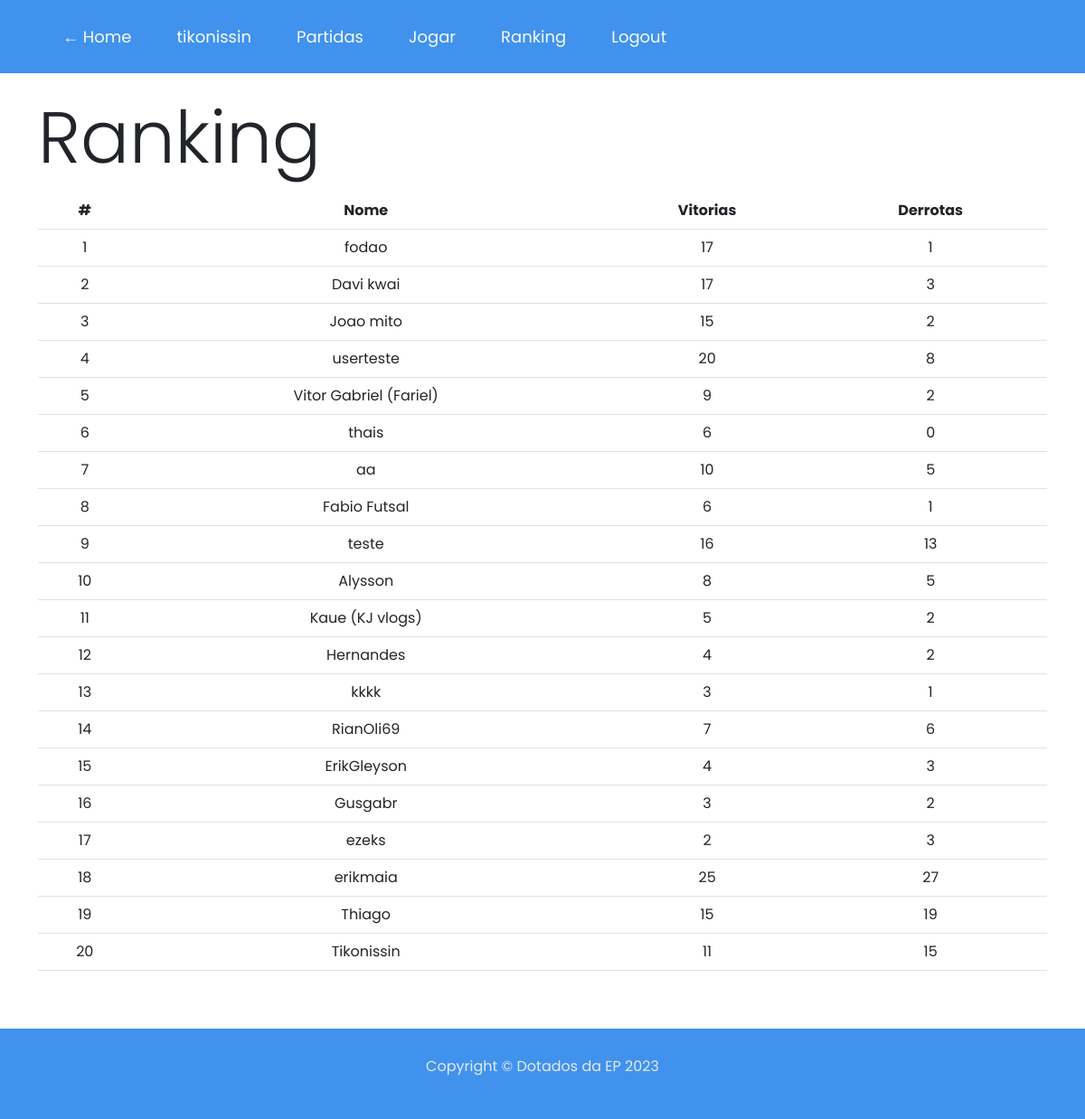
Page /ranking (signed in) on the committed database.
### tables this page shows
CREATE TABLE users (
id INTEGER PRIMARY KEY AUTOINCREMENT NOT NULL,
username TEXT NOT NULL,
hash TEXT NOT NULL);

### app.py (the view)
@app.route("/ranking")
def ranking():
    _jogadores = []
    j = {}
    users = usuarios()
    for u in users:
        j = {}
        winsTotal, losesTotal = qtdJogador(u)
        j['nome'] = u
        j['wins'] = winsTotal
        j['losses'] = losesTotal
        if winsTotal != 0 or losesTotal != 0:
            _jogadores.append(j)
    for jogador in jogadores:
        j = {}
        winsTotal, losesTotal = qtdOponente(jogador)
        j['nome'] = jogador
        j['wins'] = winsTotal
        j['losses'] = losesTotal
        if winsTotal != 0 and losesTotal != 0:
            _jogadores.append(j)
    _jogadores = sorted(_jogadores, key=lambda x: (x["wins"] - x["losses"], x["wins"]), reverse=True)
    return render_template("ranking.html", jogadores=_jogadores)

### app.py (called while the page is built)
def qtdOponente(jogador):
    opWins = opLoses = 0
    query = db.select(history.c['state']).where(history.c['opponent'] == jogador)
    executeQuery = connection.execute(query).fetchall()
    for i in executeQuery:
        if i[0] == "won":
            opWins += 1
        elif i[0] == "lost":
            opLoses += 1
    return opWins, opLoses

def qtdJogador(jogador):
    opWins = opLoses = 0
    query = db.select(history.c['state']).where(history.c['username'] == jogador)
    executeQuery = connection.execute(query).fetchall()
    for i in executeQuery:
        if i[0] == "won":
            opWins += 1
        elif i[0] == "lost":
            opLoses += 1
    return opWins, opLoses

def usuarios():
    u = []
    executeQuery = connection.execute(db.select(users.c['username'])).fetchall()
    for i in executeQuery:
        u.append(i[0])
    return u

### templates/ranking.html (shortened to what this page needs)
{% extends "layout.html" %}
{% block body %}
<div class="container py-5 text-center">
    <h1 style="text-align: left; padding-bottom: 5px" class="display-1">Ranking</h1>
    <table class="table">
        <thead class="thead-dark">
            <th scope="col">#</th>
            <th scope="col">Nome</th>
            <th scope="col">Vitorias</th>
            <th scope="col">Derrotas</th>
        </thead>
        <tbody>
            {% for itens in jogadores %}
            <tr>
                <td>{{ loop.index }}</td>
                    {% for k, v in itens.items() %}
                    <td>{{ v }}</td>
                    {% endfor %}
                </tr>
            {% endfor %}
        </tbody>
    </table>
</div>
{% endblock %}

### static/style.css (style rules this page uses)
* { font-family: 'Poppins', sans-serif; margin: 0; }
body[data-theme="claro"] { --color-1: #0EC460; --color-2: #4092ED; --color-3: #ED9B40; --color-4: #0A0908; --color-5: #22333B; --color-6: #F9FAF8; --color-7: #E5E7EB; --color-8: white; }

### rows in the picture
users: username "fodao", itens "17" "1"
users: username "userteste", itens "20" "8"
users: username "Vitor Gabriel (Fariel)", itens "9" "2"
users: username "thais", itens "6" "0"
users: username "aa", itens "10" "5"
users: username "teste", itens "16" "13"
users: username "kkkk", itens "3" "1"
users: username "ezeks", itens "2" "3"
users: username "erikmaia", itens "25" "27"

### other values in the picture
{{ session["username"] }} "tikonissin"
{{ v }} "Davi kwai" "17" "3" "Joao mito" "15" "2" "Fabio Futsal" "6" "1" "Alysson" "8" "5" "Kaue (KJ vlogs)" "5" "2" "Hernandes" "4" "2" "RianOli69" "7" "6" "ErikGleyson" "4" "3" "Gusgabr" "3" "2" "Thiago" "15" "19" "Tikonissin" "11" "15"
